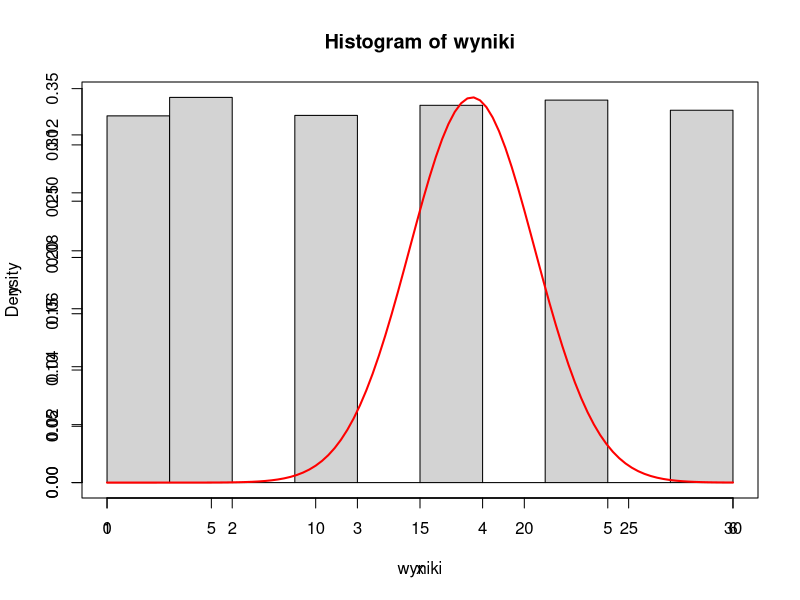
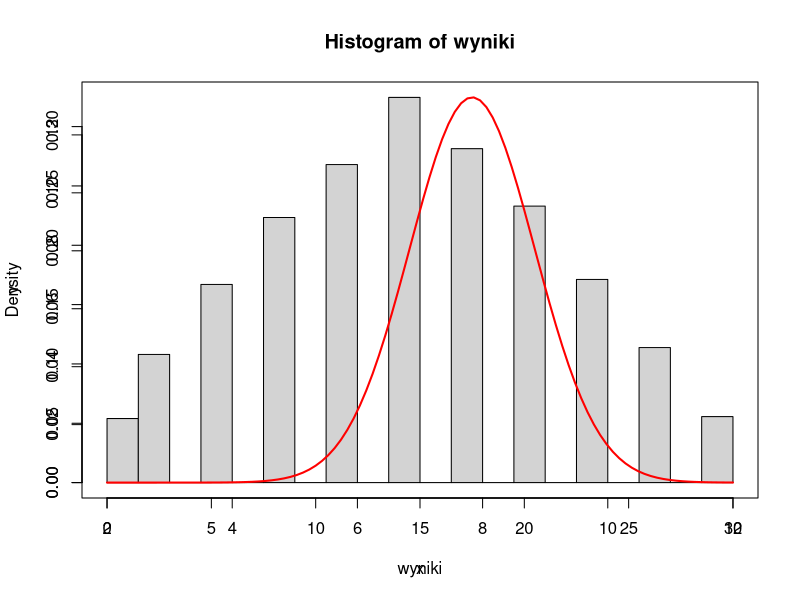
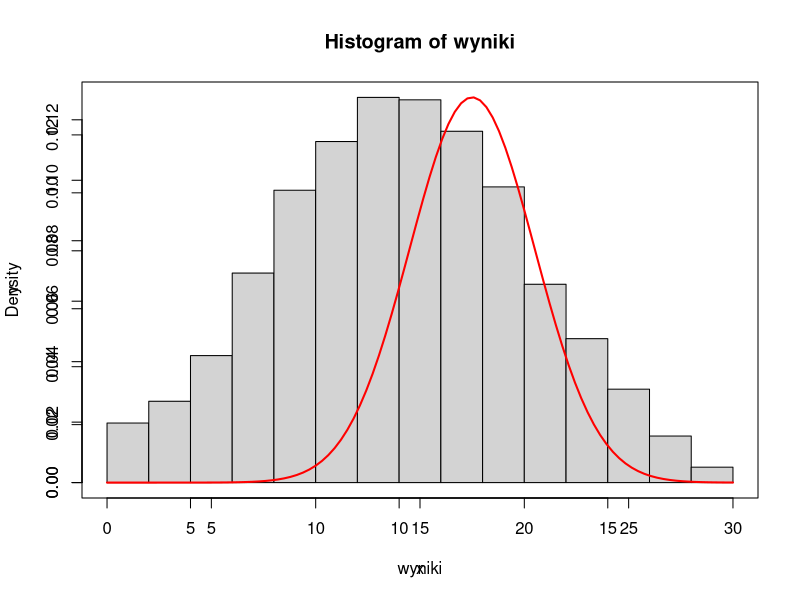
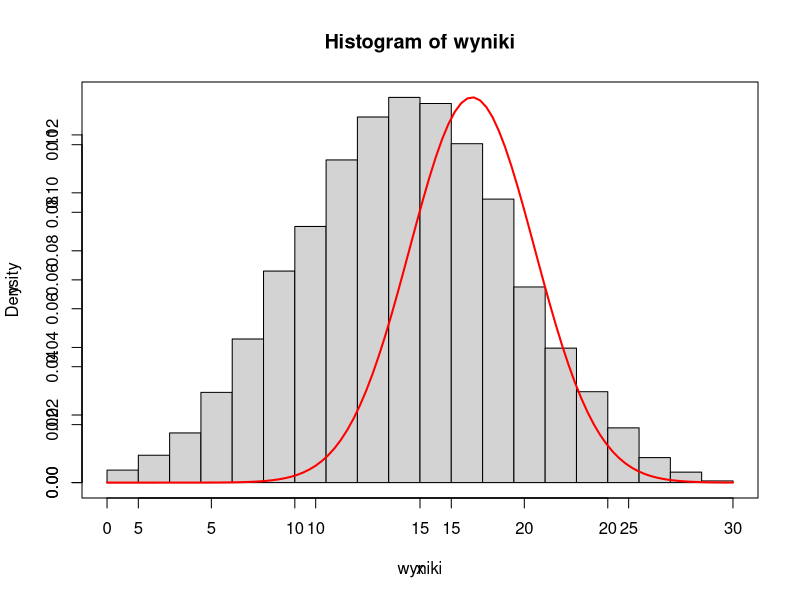
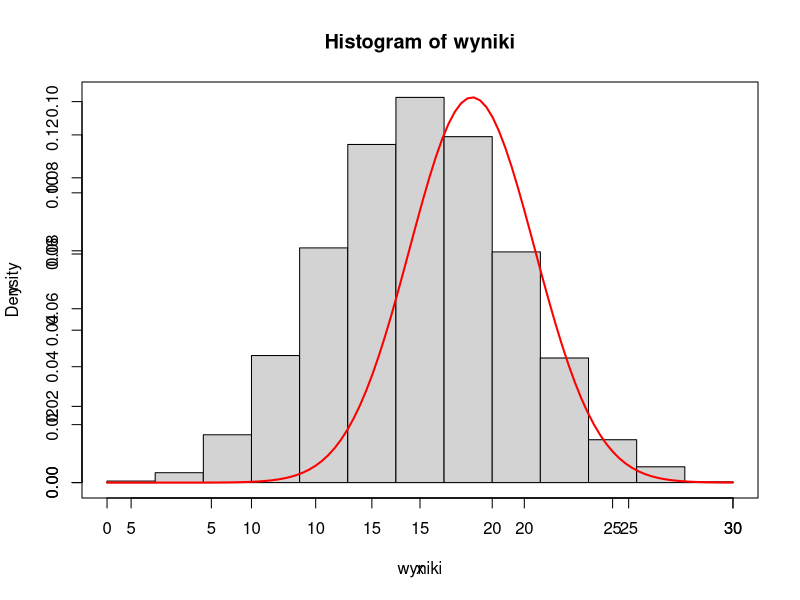
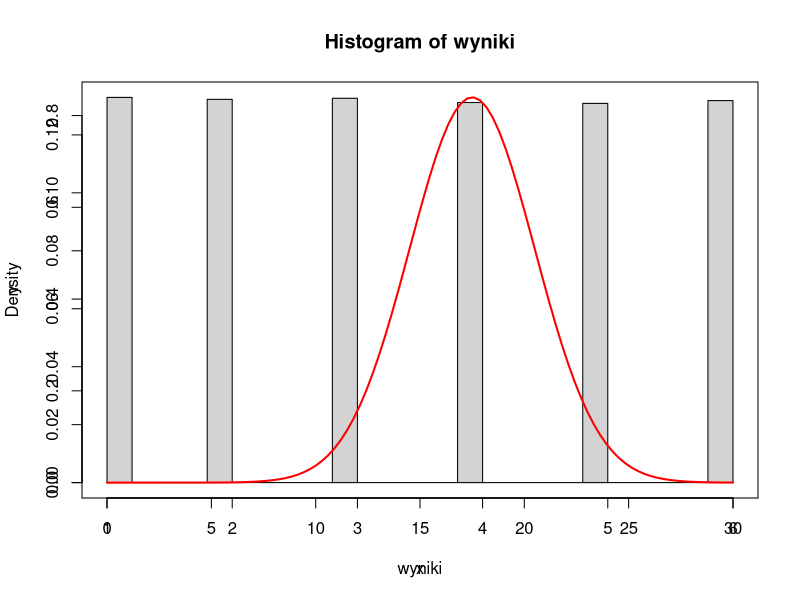
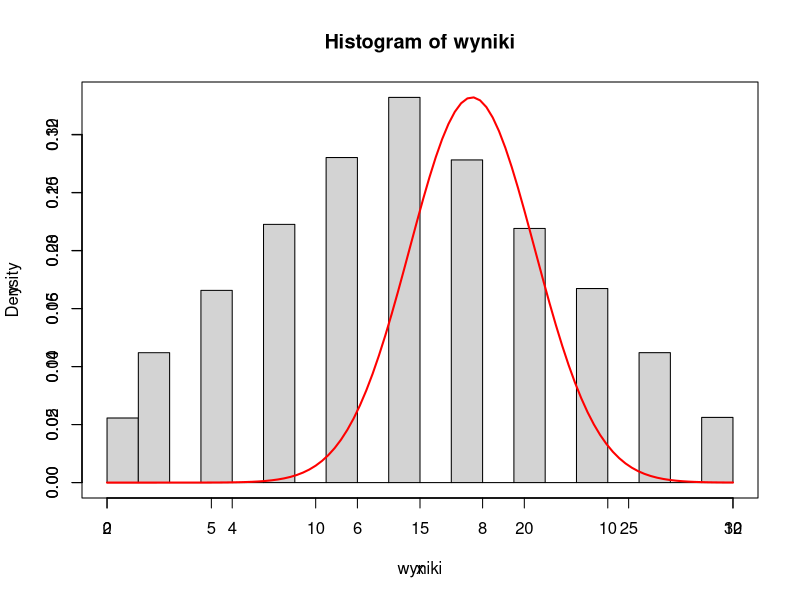
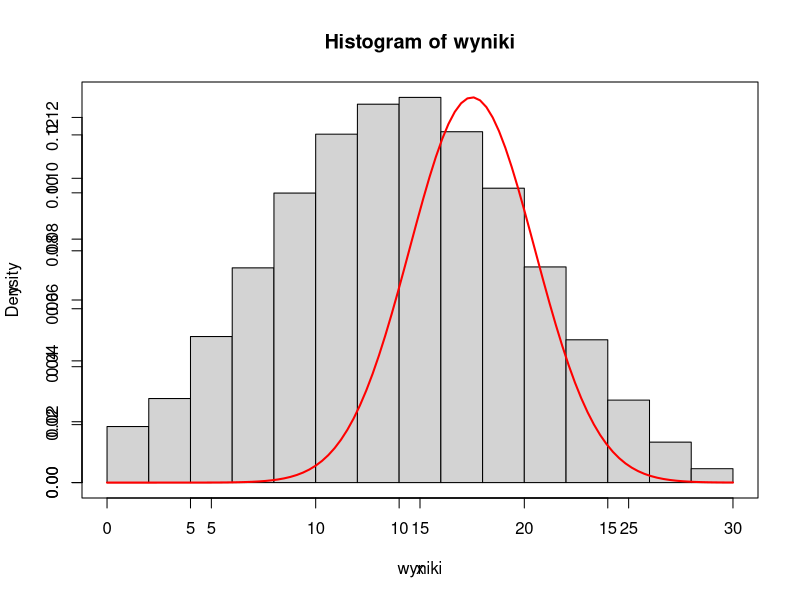

Generate these figures, in order, with R:
# cześć I
my_function <- function(number_of_round,number_of_sum) {
  N <- number_of_round
  kostka <- c(1,2,3,4,5,6)
  nr_partii <- 0
  wyniki <- rep(0, N)
  
  
  for (i in 0:N) {
    # sum number of number_of_sum
    for (j in 1:number_of_sum) {
      wyniki[i] <- wyniki[i] + sample(kostka, 1)
    }
  }

  hist(wyniki, freq = F)
  x <- seq(0, 30, length.out = 100)
  y <- dnorm(x, 17.5, 3)
  par(new=T)
  plot(x, y, type = "l", lwd = 2, col = "red")
}

# Część I
my_function(10000, 1)
my_function(10000, 2)
my_function(10000, 3)
my_function(10000, 4)
my_function(10000, 5)

# wnioski z części I:
# - im więcej razy rzucamy kostką tym bardziej rozkład zbliża się do rozkładu normalnego

# część II
my_function(100000, 1)
my_function(100000, 2)
my_function(100000, 3)
my_function(100000, 4)
my_function(100000, 5)

# wnioski z części II:
# - im więcej razy rzucamy kostką tym bardziej rozkład zbliża się do rozkładu normalnego
